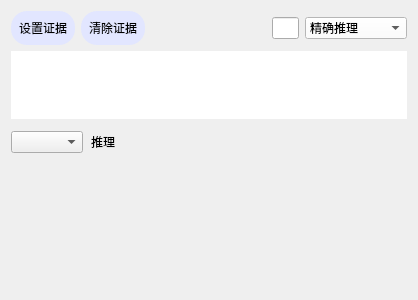
                            <widget class="QWidget" name="Query">
                                <layout class="QGridLayout" name="gridLayout_27">
                                    <item row="0" column="0">
                                        <layout class="QGridLayout" name="gridLayout_25" rowstretch="1,4">
                                            <item row="0" column="0">
                                                <layout class="QVBoxLayout" name="verticalLayout_4" stretch="0,2">
                                                    <item>
                                                        <layout class="QHBoxLayout" name="horizontalLayout_3"
                                                                stretch="1,1,9,2,4">
                                                            <item>
                                                                <widget class="QPushButton" name="evidenceButton">
                                                                    <property name="styleSheet">
                                                                        <string notr="true">QPushButton{
                                                                            selection-color: rgb(0, 0, 255);
                                                                            padding:8px;
                                                                            color:rgb(0,0,0);
                                                                            background-color:rgb(226, 230, 255);
                                                                            font: 12pt &quot;楷体&quot;;
                                                                            border-radius:16px;
                                                                            }

                                                                        </string>
                                                                    </property>
                                                                    <property name="text">
                                                                        <string>设置证据</string>
                                                                    </property>
                                                                </widget>
                                                            </item>
                                                            <item>
                                                                <widget class="QPushButton" name="clearButton">
                                                                    <property name="styleSheet">
                                                                        <string notr="true">QPushButton{
                                                                            padding:8px;
                                                                            color:rgb(0,0,0);
                                                                            background-color:rgb(226, 230, 255);
                                                                            font: 12pt &quot;楷体&quot;;
                                                                            border-radius:16px;
                                                                            }
                                                                            QPushButton:hover{
                                                                            color: rgb(0, 0, 0);
                                                                            background-color: rgb(43, 162, 239);
                                                                            }
                                                                        </string>
                                                                    </property>
                                                                    <property name="text">
                                                                        <string>清除证据</string>
                                                                    </property>
                                                                </widget>
                                                            </item>
                                                            <item>
                                                                <spacer name="horizontalSpacer_15">
                                                                    <property name="orientation">
                                                                        <enum>Qt::Horizontal</enum>
                                                                    </property>
                                                                    <property name="sizeHint" stdset="0">
                                                                        <size>
                                                                            <width>40</width>
                                                                            <height>20</height>
                                                                        </size>
                                                                    </property>
                                                                </spacer>
                                                            </item>
                                                            <item>
                                                                <widget class="QLineEdit" name="sampleNum">
                                                                    <property name="styleSheet">
                                                                        <string notr="true">background-color: rgb(255,
                                                                            255, 255);
                                                                            color: rgb(0, 0, 0);
                                                                            font: 12pt &quot;Times New Roman&quot;;
                                                                        </string>
                                                                    </property>
                                                                </widget>
                                                            </item>
                                                            <item>
                                                                <widget class="QComboBox" name="queryMode">
                                                                    <property name="styleSheet">
                                                                        <string notr="true">background-color:
                                                                            rgb(255,255, 255);
                                                                            font: 12pt &quot;Microsoft YaHei UI&quot;;
                                                                            selection-color: rgb(255, 0, 0);
                                                                        </string>
                                                                    </property>
                                                                    <item>
                                                                        <property name="text">
                                                                            <string>精确推理</string>
                                                                        </property>
                                                                    </item>
                                                                    <item>
                                                                        <property name="text">
                                                                            <string>近似采样推理</string>
                                                                        </property>
                                                                    </item>
                                                                </widget>
                                                            </item>
                                                        </layout>
                                                    </item>
                                                    <item>
                                                        <widget class="QTextBrowser" name="showEvidence">
                                                            <property name="styleSheet">
                                                                <string notr="true">QFrame{
                                                                    background-color:qlineargradient(spread:reflect,
                                                                    x1:0.0166818, y1:0, x2:1, y2:1, stop:0 rgba(255,
                                                                    255, 255, 255), stop:0.931818 rgba(60, 88, 112,
                                                                    255));
                                                                    border:0px solid red;
                                                                    color: rgb(0, 0,0);
                                                                    font: 12pt &quot;楷体&quot;;
                                                                    border-radius:12px
                                                                    }
                                                                </string>
                                                            </property>
                                                        </widget>
                                                    </item>
                                                </layout>
                                            </item>
                                            <item row="1" column="0">
                                                <layout class="QVBoxLayout" name="verticalLayout_5" stretch="1,7">
                                                    <item>
                                                        <layout class="QGridLayout" name="gridLayout_12" rowstretch="0">
                                                            <item row="0" column="0">
                                                                <layout class="QGridLayout" name="gridLayout_24"
                                                                        columnstretch="0">
                                                                    <item row="0" column="0">
                                                                        <layout class="QHBoxLayout"
                                                                                name="horizontalLayout" stretch="2,1,8">
                                                                            <property name="spacing">
                                                                                <number>0</number>
                                                                            </property>
                                                                            <item>
                                                                                <widget class="QComboBox"
                                                                                        name="queryCombobox">
                                                                                    <property name="styleSheet">
                                                                                        <string notr="true">font: 12pt
                                                                                            &quot;楷体&quot;;
                                                                                            color: rgb(0, 0, 0);
                                                                                            selection-color: rgb(255, 0,
                                                                                            0);
                                                                                            background-color: rgb(255,
                                                                                            255, 255);
                                                                                        </string>
                                                                                    </property>
                                                                                </widget>
                                                                            </item>
                                                                            <item>
                                                                                <widget class="QPushButton"
                                                                                        name="querybutton">
                                                                                    <property name="styleSheet">
                                                                                        <string notr="true">QPushButton{
                                                                                            padding:8px;
                                                                                            color:rgb(0,0,0);
                                                                                            background-color:rgb(226,
                                                                                            230, 255);
                                                                                            font: 12pt &quot;楷体&quot;;
                                                                                            border-radius:16px;
                                                                                            }
                                                                                            QPushButton:hover{
                                                                                            color: rgb(0, 0, 0);
                                                                                            background-color: rgb(43,
                                                                                            162, 239);
                                                                                            }
                                                                                        </string>
                                                                                    </property>
                                                                                    <property name="text">
                                                                                        <string>推理</string>
                                                                                    </property>
                                                                                </widget>
                                                                            </item>
                                                                            <item>
                                                                                <spacer name="horizontalSpacer">
                                                                                    <property name="orientation">
                                                                                        <enum>Qt::Horizontal</enum>
                                                                                    </property>
                                                                                    <property name="sizeHint"
                                                                                              stdset="0">
                                                                                        <size>
                                                                                            <width>40</width>
                                                                                            <height>20</height>
                                                                                        </size>
                                                                                    </property>
                                                                                </spacer>
                                                                            </item>
                                                                        </layout>
                                                                    </item>
                                                                </layout>
                                                            </item>
                                                        </layout>
                                                    </item>
                                                    <item>
                                                        <layout class="QGridLayout" name="picLayout">
                                                            <item row="0" column="0">
                                                                <widget class="QFrame" name="frame">
                                                                    <property name="styleSheet">
                                                                        <string notr="true">QFrame{
                                                                            background-color:qlineargradient(spread:reflect,
                                                                            x1:0.0166818, y1:0, x2:1, y2:1, stop:0
                                                                            rgba(255, 255, 255, 255), stop:0.931818
                                                                            rgba(60, 88, 112, 255));
                                                                            border:0px solid red;
                                                                            color: rgb(255, 254, 255);
                                                                            border-radius:12px
                                                                            }
                                                                        </string>
                                                                    </property>
                                                                    <property name="frameShape">
                                                                        <enum>QFrame::StyledPanel</enum>
                                                                    </property>
                                                                    <property name="frameShadow">
                                                                        <enum>QFrame::Raised</enum>
                                                                    </property>
                                                                </widget>
                                                            </item>
                                                        </layout>
                                                    </item>
                                                </layout>
                                            </item>
                                        </layout>
                                    </item>
                                </layout>
                            </widget>
